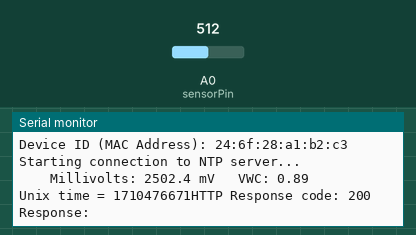
Recording of a sketch running on a simulated Arduino MKR. Parts: the last lines printed to the serial monitor. The inputs (shaded band) are chosen by the test bench; at power-on: A0 (sensorPin) = 512. WiFi joins after 1.5 s; servers stay silent unless stated; network time is answered at once with the bench clock; uploads are accepted with an empty reply; the local clock reads 2024-03-15 10:24:30 at power-on unless the sketch sets it.

Above: at 2.7 s.
2.8 s: A0 (sensorPin) set to 716
At 11.89 s:
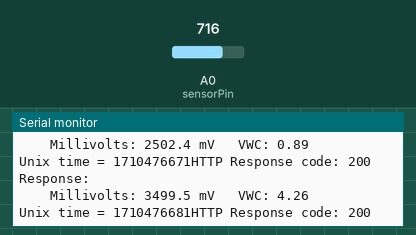
13.0 s: A0 (sensorPin) set to 900
At 22.7 s:
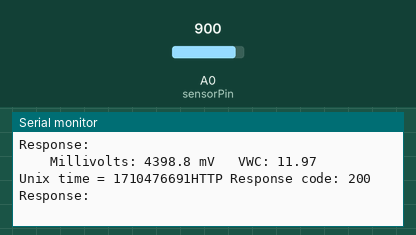

The sketch:

senddata_try1.ino
```cpp
#include <Arduino.h>
#include <WiFiNINA.h>
#include <RTC.h>
#include <NTPClient.h>
#include <WiFiUdp.h>
#include <ArduinoHttpClient.h>

// Replace these with your network credentials
const char* ssid = "Verizon-MiFi8800L-B8D0";
const char* password = "3c55dc92";
const int sensorPin = A0;

WiFiUDP Udp; // A UDP instance to let us send and receive packets over UDP
NTPClient timeClient(Udp, "pool.ntp.org", 0, 60000);

WiFiClient wifiClient;
const char* serverAddress = "http://127.0.0.1"; // Your server domain or IP
const int serverPort = 5000; // Standard HTTP port
HttpClient client = HttpClient(wifiClient, serverAddress, serverPort);

String deviceID;

void setup() {
  // Start serial communication
  Serial.begin(115200);
  while (!Serial) {
    ; // Wait for Serial to initialize
  }

  // Start Wi-Fi connection
  Serial.println("Connecting to Wi-Fi...");
  WiFi.begin(ssid, password);

  // Wait for connection
  while (WiFi.status() != WL_CONNECTED) {
    delay(1000);
    Serial.print(".");
  }

  // Once connected, print some information
  Serial.println("");
  Serial.println("Wi-Fi connected.");
  Serial.print("IP Address: ");
  Serial.println(WiFi.localIP());
  Serial.println("Connected to Wi-Fi");
  Serial.print("Signal strength (RSSI): ");
  Serial.print(WiFi.RSSI());
  Serial.println(" dBm");

  // Retrieve the MAC address
  byte mac[6];
  WiFi.macAddress(mac);
  deviceID = String(mac[0], HEX) + ":" + String(mac[1], HEX) + ":" + String(mac[2], HEX) + ":" +
             String(mac[3], HEX) + ":" + String(mac[4], HEX) + ":" + String(mac[5], HEX);

  Serial.print("Device ID (MAC Address): ");
  Serial.println(deviceID);

  Serial.println("\nStarting connection to NTP server...");
  timeClient.begin();
  timeClient.update();
}

void loop() {
  int sensorValue = analogRead(sensorPin);
  float millivolts = sensorValue * (5.0 / 1023.0) * 1000;

  float VWC = (4.824e-10 * pow(millivolts, 3))
            - (2.278e-6 * pow(millivolts, 2))
            + (3.898e-3 * millivolts)
            - 2.154;

  // Print the results to the Serial Monitor
  Serial.print(" \t Millivolts: ");
  Serial.print(millivolts, 1); // Print millivolts with 1 decimal place
  Serial.print(" mV\t VWC: ");
  Serial.print(VWC, 2); // Print VWC with 2 decimal places
  Serial.print("\t");

  // Update the time from the NTP server
  timeClient.update();
  auto timeZoneOffsetHours = -6; // Adjust for your time zone
  auto unixTime = timeClient.getEpochTime() + (timeZoneOffsetHours * 3600);
  Serial.print(" \t Unix time = ");
  Serial.print(unixTime);

  // Prepare the data as a JSON object
  String jsonData = "{\"dev_id\":\"" + deviceID + "\",\"msg_timestamp\":" + String(unixTime) + ",\"soilmoisture\":" + String(millivolts, 1) + ",\"voltage\":" + String(VWC, 2) + ",\"bat\":100}";

  // Send the data to the server
  if (WiFi.status() == WL_CONNECTED) {
    client.beginRequest();
    client.post("/data_receiver.php"); // Path to your PHP script
    client.sendHeader("Content-Type", "application/json");
    client.sendHeader("Content-Length", jsonData.length());
    client.beginBody();
    client.print(jsonData);
    client.endRequest();

    int statusCode = client.responseStatusCode();
    String response = client.responseBody();

    Serial.print("HTTP Response code: ");
    Serial.println(statusCode);
    Serial.print("Response: ");
    Serial.println(response);
  } else {
    Serial.println("Wi-Fi not connected");
  }

  // Wait for 10 seconds before checking again
  delay(10000);
}
```

Measured:
- after the input at 2.8 s, the serial monitor: prints a new line after 8.9 s (image 1)
- after the input at 13.0 s, the serial monitor: prints a new line after 8.9 s (image 2)
